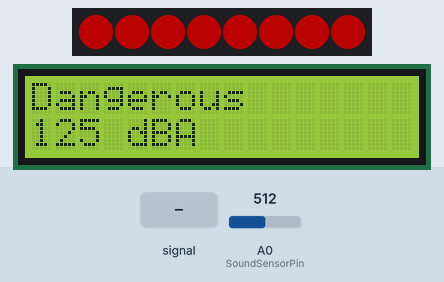
Simulated run of this sketch. Board: Arduino Uno, built with avr-gcc and run on an emulated ATmega328P. Parts: 8 RGB LEDs in strip order, left to right, 16×2 character LCD. The test bench sets the inputs (shaded band); at power-on: A0 (SoundSensorPin) = 512. Dim RGB values are drawn brighter than linear; what the sketch prints to the serial monitor is not drawn.

Above: at 1.2 s.
1.3 s: A0 (SoundSensorPin) fed a 200 Hz sine of ±255 counts around its level
At 10.6 s:
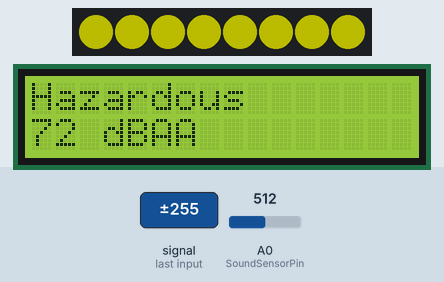
11.6 s: A0 (SoundSensorPin) set to 294
17.6 s: A0 (SoundSensorPin) set to 273
At 20.7 s:
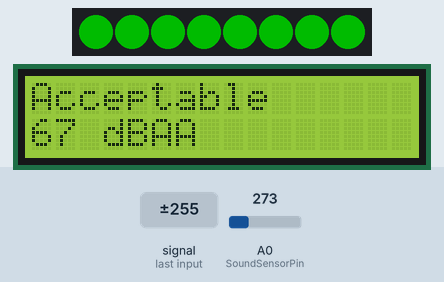
23.6 s: A0 (SoundSensorPin) fed a 200 Hz sine of ±255 counts around its level
At 26.4 s:
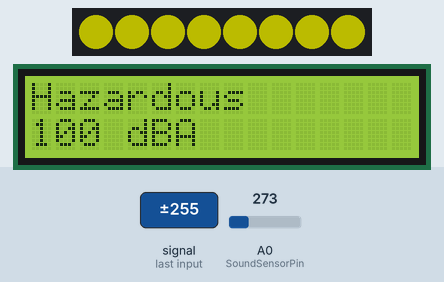
31.6 s: A0 (SoundSensorPin) set to 0
At 36.4 s:
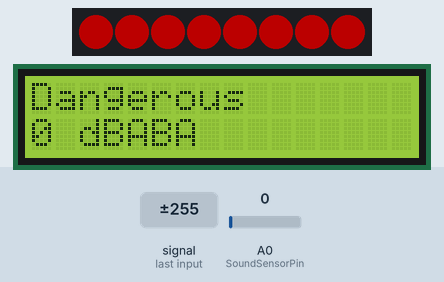
37.6 s: A0 (SoundSensorPin) set to 511
At 40.8 s:
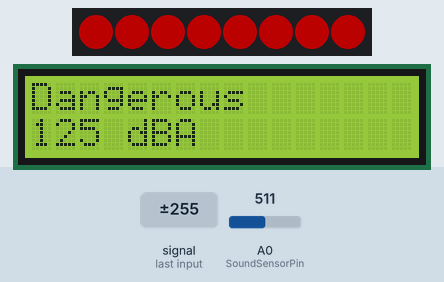
Timing chart, 0 to 42.3 s (numbered marks = the images above; inputs shaded):
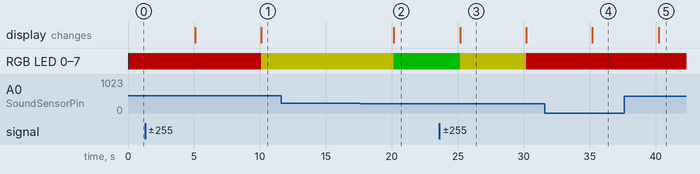

Measured:
- the behaviour switches between 287 and 286 on A0 (SoundSensorPin) (found by bisection; images 1 and 2)
- after the input at 1.3 s, RGB LED 0–7: RGB(75, 0, 0) → RGB(75, 75, 0) after 8.8 s; the display: first changes after 3.8 s (image 1 shows a later state)
- after the input at 11.6 s, every drawn part: stays the same
- after the input at 17.6 s, RGB LED 0–7: RGB(75, 75, 0) → RGB(0, 75, 0) after 2.6 s; the display: changes after 2.6 s (image 2)
- after the input at 23.6 s, RGB LED 0–7: RGB(0, 75, 0) → RGB(75, 75, 0) after 1.6 s, → RGB(75, 0, 0) 5.0 s later; the display: changes after 1.6 s (image 3)
- after the input at 31.6 s, the display: changes after 3.6 s (image 4)
- after the input at 37.6 s, the display: changes after 2.6 s (image 5)
- what the display in image 3 shows lasts 5.0 s, from 25.2 s to 30.2 s

The sketch:

dB-reading.ino
```cpp
//Sound Sensor needs
#define SoundSensorPin A0  //this pin read the analog voltage from the sound level meter
#define VREF 5.0           //voltage on AREF pin,default:operating voltage
float dbValue;             //declares the variable globally
String noiseLevel;


//LED Strip needs
#include <Adafruit_NeoPixel.h>
#define LED_COUNT    8
#define LED_PIN 6
Adafruit_NeoPixel strip(LED_COUNT, LED_PIN, NEO_GRB + NEO_KHZ800);
// Argument 1 = Number of pixels in NeoPixel strip
// Argument 2 = Arduino pin number (most are valid)
// Argument 3 = Pixel type flags, add together as needed:
uint32_t red = strip.Color(75, 0, 0);//red
uint32_t yellow = strip.Color(75, 75, 0);//yellow
uint32_t green = strip.Color(0, 75, 0);//green


//LCD Screen needs
#include "DFRobot_RGBLCD1602.h"
DFRobot_RGBLCD1602 lcd(/*RGBAddr*/0x60 ,/*lcdCols*/16,/*lcdRows*/2);  //16 characters and 2 lines of show


void setup() {
  Serial.begin(9600);
  strip.begin();
  lcd.init(); //initialize the LCD
}

void loop() {
strip.clear(); //clears light at first

//reads the decibel value
  float voltageValue;
  voltageValue = analogRead(SoundSensorPin) / 1024.0 * VREF;
  dbValue = voltageValue * 50.0;  //convert voltage to decibel value
  setLED(); //turns on approproiate led color
  Serial.print(dbValue, 0);
  Serial.println(" dBA");
  //delay(1000); //set frequency of calling for dBValue */

//prints data to the LCD screen
    lcd.setCursor(0,0);
    lcd.print(noiseLevel); //prints the noise level
    lcd.setCursor(0,1);
    lcd.print(dbValue, 0); //prints the decibel level
    lcd.print(" dBA");
      //  }
    //}
    delay(5000); //set frequency of calling for dBValue */

}

void setLED() {
    strip.clear();
    if (dbValue > 100) {
     strip.fill(red, 0, 8);
     strip.show();
    noiseLevel = "Dangerous";
    Serial.println(noiseLevel);

  } else if (dbValue < 100 && dbValue > 70) {
    strip.fill(yellow, 0, 8);
     strip.show();
    noiseLevel = "Hazardous ";
    Serial.println(noiseLevel);


  } else if (dbValue < 70 && dbValue > 0) {
        strip.fill(green, 0, 8);
     strip.show();
    noiseLevel = "Acceptable";
    Serial.println(noiseLevel);

    }
}
/***************************************************
Ethan's tips: /
//when using fill to light all of the LEDS make sure to put 8 for count (bc 8 pixels),
// consider using map() if changing different amounts of LEDs

/***************************************************
 Adapted from: DFRobot Gravity: Analog Sound Level Meter
 <https://www.dfrobot.com/wiki/index.php/Gravity:_Analog_Sound_Level_Meter_SKU:SEN0232>
 ****************************************************/
```
